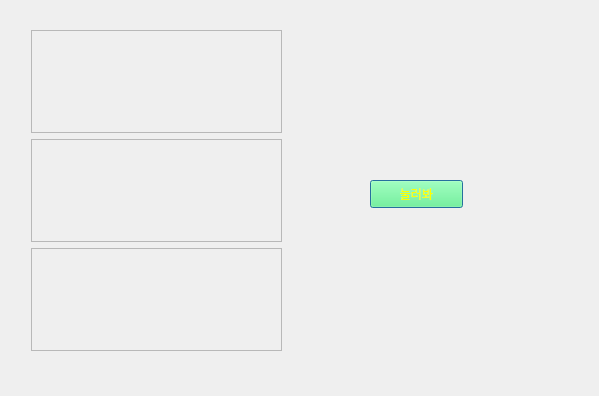
<?xml version="1.0" encoding="UTF-8"?>
<ui version="4.0">
 <class>Dialog</class>
 <widget class="QDialog" name="Dialog">
  <property name="geometry">
   <rect>
    <x>0</x>
    <y>0</y>
    <width>599</width>
    <height>396</height>
   </rect>
  </property>
  <property name="windowTitle">
   <string>Dialog</string>
  </property>
  <widget class="QPushButton" name="pushButton">
   <property name="geometry">
    <rect>
     <x>370</x>
     <y>180</y>
     <width>93</width>
     <height>28</height>
    </rect>
   </property>
   <property name="styleSheet">
    <string notr="true">color: rgb(255, 255, 0);
background-color: rgb(85, 255, 127);</string>
   </property>
   <property name="text">
    <string>눌러봐</string>
   </property>
  </widget>
  <widget class="QWidget" name="">
   <property name="geometry">
    <rect>
     <x>31</x>
     <y>30</y>
     <width>251</width>
     <height>321</height>
    </rect>
   </property>
   <layout class="QVBoxLayout" name="verticalLayout">
    <item>
     <widget class="QFrame" name="frame">
      <property name="styleSheet">
       <string notr="true">color: qlineargradient(spread:pad, x1:0, y1:0, x2:1, y2:0, stop:0 rgba(0, 0, 0, 255), stop:1 rgba(255, 255, 255, 255));
color: rgb(85, 255, 0);
border-color: rgb(255, 0, 0);</string>
      </property>
      <property name="frameShape">
       <enum>QFrame::StyledPanel</enum>
      </property>
     </widget>
    </item>
    <item>
     <widget class="QFrame" name="frame_2">
      <property name="frameShape">
       <enum>QFrame::StyledPanel</enum>
      </property>
      <property name="frameShadow">
       <enum>QFrame::Sunken</enum>
      </property>
     </widget>
    </item>
    <item>
     <widget class="QFrame" name="frame_4">
      <property name="frameShape">
       <enum>QFrame::StyledPanel</enum>
      </property>
      <property name="frameShadow">
       <enum>QFrame::Sunken</enum>
      </property>
     </widget>
    </item>
   </layout>
  </widget>
 </widget>
 <resources/>
 <connections/>
</ui>
